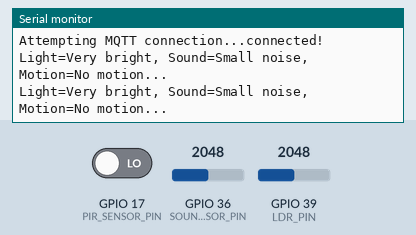
Simulated run of this sketch. Board: ESP32. Shown: the last lines printed to the serial monitor. The inputs (shaded band) are chosen by the test bench; at power-on: GPIO 36 (SOUND_SENSOR_PIN) = 2048, GPIO 39 (LDR_PIN) = 2048, GPIO 17 (PIR_SENSOR_PIN) LOW. WiFi joins after 1.5 s; servers stay silent unless stated; no MQTT or app messages arrive unless stated; not simulated (calls return 0 or success): wifi_credentials.h.

Above: at 5.6 s.
5.7 s: GPIO 36 (SOUND_SENSOR_PIN) set to 2333
At 7.0 s:
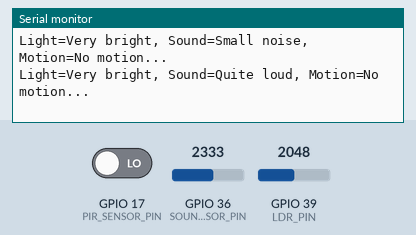
7.2 s: GPIO 36 (SOUND_SENSOR_PIN) set to 2450
At 9.2 s:
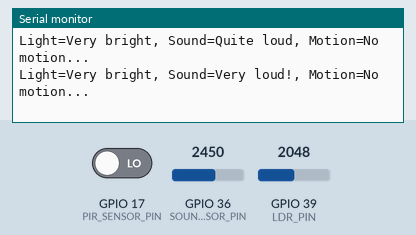
9.7 s: GPIO 39 (LDR_PIN) set to 107
At 10.7 s:
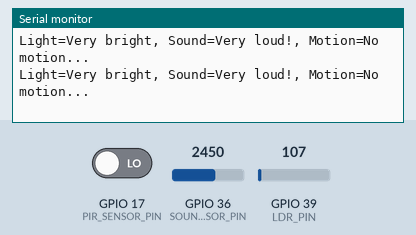
11.2 s: GPIO 39 (LDR_PIN) set to 92
At 13.4 s:
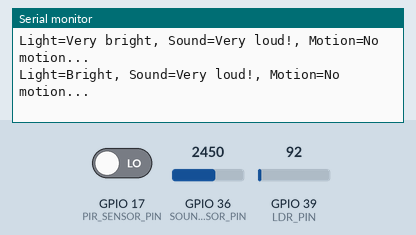

The sketch:

SmartRoom.ino
```cpp
#include <WiFi.h>
#include <PubSubClient.h>
#include <math.h>
#include "wifi_credentials.h"   // SSID/PASSWORD and MQTT_USER/PASS

// MQTT broker
const char* mqtt_server = "mqtt.flespi.io";
const int   mqtt_port   = 1883;

// MQTT topics
const char* topicLight  = "house/test_room/light";
const char* topicSound  = "house/test_room/sound";
const char* topicMotion = "house/test_room/motion";
const char* topicCmd    = "house/test_room/cmd";
const char* topicAck    = "house/test_room/ack";
const char* topicConfig = "house/test_room/config";

// Sensor pins
const int LDR_PIN          = 39;
const int SOUND_SENSOR_PIN = 36;
const int PIR_SENSOR_PIN   = 17;

// Parameters
const int DC_OFFSET            = 1800;
const unsigned long SOUND_DURATION = 200;
unsigned long UPDATE_INTERVAL  = 2000;  // milliseconds
const int NUM_READS_LDR        = 10;

// Thresholds
unsigned int LIGHT_THRESHOLD = 100;
unsigned int SOUND_THRESHOLD = 600;

WiFiClient espClient;
PubSubClient client(espClient);

bool lastMotionState = LOW;
unsigned long lastUpdateTime = 0;

// Connect to Wi‑Fi
void setup_wifi() {
  delay(10);
  Serial.print("Connecting to WiFi: ");
  Serial.println(WIFI_SSID);
  WiFi.begin(WIFI_SSID, WIFI_PASSWORD);
  while (WiFi.status() != WL_CONNECTED) {
    delay(500);
    Serial.print(".");
  }
  Serial.println("\nWiFi connected! IP:");
  Serial.println(WiFi.localIP());
}

// Reconnect to MQTT broker
void reconnectMQTT() {
  while (!client.connected()) {
    Serial.print("Attempting MQTT connection...");
    if (client.connect("ESP32Client", MQTT_USER, MQTT_PASS)) {
      Serial.println("connected!");
      client.subscribe(topicCmd);
    } else {
      Serial.print("failed, rc=");
      Serial.print(client.state());
      Serial.println("; retrying in 5s");
      delay(5000);
    }
  }
}

// Classify light level
const char* classifyLight(int v) {
  if (v < 20)                    return "Very dark";
  else if (v < 50)               return "Dim";
  else if (v < LIGHT_THRESHOLD)  return "Bright";
  else                           return "Very bright";
}

// Classify sound level
const char* classifySound(double rms) {
  if (rms < 100)                    return "Silent";
  else if (rms < 300)               return "Small noise";
  else if (rms < SOUND_THRESHOLD)   return "Quite loud";
  else                              return "Very loud!";
}

// Classify motion state
const char* classifyMotion(bool m) {
  return m ? "Motion detected!" : "No motion...";
}

// Handle incoming MQTT messages
void mqttCallback(char* topic, byte* payload, unsigned int length) {
  String msg;
  for (unsigned int i = 0; i < length; i++) msg += (char)payload[i];
  Serial.print("Received on ");
  Serial.print(topic);
  Serial.print(": ");
  Serial.println(msg);

  // Respond to getConfig
  if (msg.indexOf("getConfig") >= 0) {
    String cfg = String("{\"interval\":") + UPDATE_INTERVAL +
                 ",\"lightThreshold\":" + LIGHT_THRESHOLD +
                 ",\"soundThreshold\":" + SOUND_THRESHOLD + "}";
    client.publish(topicConfig, cfg.c_str());
    return;
  }

  // Handle setInterval, setLightThreshold, setSoundThreshold
  if (strcmp(topic, topicCmd) == 0) {
    if (msg.indexOf("setInterval") >= 0) {
      int idx = msg.indexOf("\"value\":");
      String val = msg.substring(idx + 8);
      val.trim(); val.replace("}", ""); val.replace("\"", "");
      unsigned long ni = val.toInt();
      if (ni > 0) {
        UPDATE_INTERVAL = ni;
        Serial.print("UPDATE_INTERVAL changed to ");
        Serial.println(UPDATE_INTERVAL);
        String ack = String("{\"ackCommand\":\"setInterval\",\"value\":") + ni + "}";
        client.publish(topicAck, ack.c_str());
      }
    }
    else if (msg.indexOf("setLightThreshold") >= 0) {
      int idx = msg.indexOf("\"value\":");
      String val = msg.substring(idx + 8);
      val.trim(); val.replace("}", ""); val.replace("\"", "");
      unsigned int nt = val.toInt();
      if (nt >= 10) {
        LIGHT_THRESHOLD = nt;
        Serial.print("LIGHT_THRESHOLD changed to ");
        Serial.println(LIGHT_THRESHOLD);
        String ack = String("{\"ackCommand\":\"setLightThreshold\",\"value\":") + nt + "}";
        client.publish(topicAck, ack.c_str());
      }
    }
    else if (msg.indexOf("setSoundThreshold") >= 0) {
      int idx = msg.indexOf("\"value\":");
      String val = msg.substring(idx + 8);
      val.trim(); val.replace("}", ""); val.replace("\"", "");
      unsigned int nt = val.toInt();
      if (nt >= 100) {
        SOUND_THRESHOLD = nt;
        Serial.print("SOUND_THRESHOLD changed to ");
        Serial.println(SOUND_THRESHOLD);
        String ack = String("{\"ackCommand\":\"setSoundThreshold\",\"value\":") + nt + "}";
        client.publish(topicAck, ack.c_str());
      }
    }
    else {
      Serial.println("Unknown command");
    }
  }
}

void setup() {
  Serial.begin(115200);
  pinMode(LDR_PIN, INPUT);
  pinMode(SOUND_SENSOR_PIN, INPUT);
  pinMode(PIR_SENSOR_PIN, INPUT);

  setup_wifi();
  client.setServer(mqtt_server, mqtt_port);
  client.setCallback(mqttCallback);
  reconnectMQTT();
}

void loop() {
  if (!client.connected()) reconnectMQTT();
  client.loop();

  // Motion: on state change, publish and log
  bool motion = digitalRead(PIR_SENSOR_PIN);
  if (motion != lastMotionState) {
    lastMotionState = motion;
    const char* mStr = classifyMotion(motion);
    Serial.print("Motion changed: ");
    Serial.println(mStr);
    client.publish(topicMotion, mStr);
  }

  // Periodic LDR and sound readings + single-line Serial output
  unsigned long now = millis();
  if (now - lastUpdateTime >= UPDATE_INTERVAL) {
    lastUpdateTime = now;

    // LDR
    long sum = 0;
    for (int i = 0; i < NUM_READS_LDR; i++) { sum += analogRead(LDR_PIN); delay(5); }
    int lv = sum / NUM_READS_LDR;
    const char* lStr = classifyLight(lv);

    // Sound RMS
    unsigned long start = millis();
    double sq = 0; int cnt = 0;
    while (millis() - start < SOUND_DURATION) {
      int v = analogRead(SOUND_SENSOR_PIN) - DC_OFFSET;
      sq += (double)v * v; cnt++;
    }
    double rms = sqrt(sq / cnt);
    const char* sStr = classifySound(rms);

    // Use current motion state for logging
    const char* mStr = classifyMotion(lastMotionState);

    // Single-line status in Serial Monitor
    Serial.print("Light=");
    Serial.print(lStr);
    Serial.print(", Sound=");
    Serial.print(sStr);
    Serial.print(", Motion=");
    Serial.println(mStr);

    // Publish light and sound via MQTT
    client.publish(topicLight, lStr);
    client.publish(topicSound, sStr);
    // Motion is published only on change above
  }
}
```

Measured:
- the behaviour switches between 2399 and 2400 on GPIO 36 (SOUND_SENSOR_PIN) (found by bisection; images 1 and 2)
- the behaviour switches between 100 and 99 on GPIO 39 (LDR_PIN) (found by bisection; images 3 and 4)
- after the input at 5.7 s, the serial monitor: prints a new line after 0.55 s (image 1)
- after the input at 7.2 s, the serial monitor: prints a new line after 1.1 s (image 2)
- after the input at 11.2 s, the serial monitor: prints a new line after 1.1 s (image 4)
